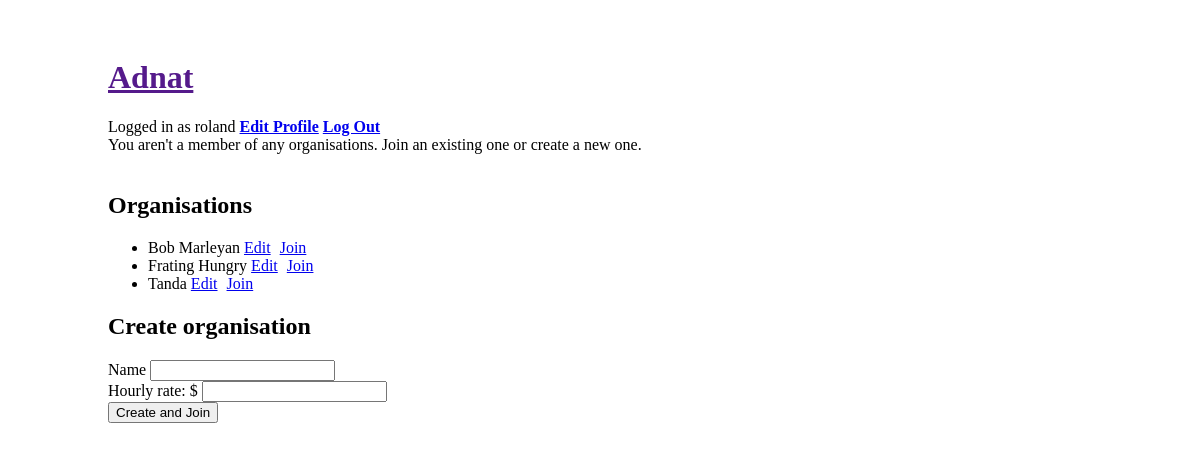
Page /first.php (signed in) on the committed database.
### tables this page shows
CREATE TABLE `users` (
  `id` int(11) NOT NULL,
  `organisation_id` int(11) NOT NULL,
  `name` varchar(255) NOT NULL,
  `email_address` varchar(255) NOT NULL,
  `password` varchar(255) NOT NULL
);

CREATE TABLE `organisations` (
  `id` int(10) NOT NULL,
  `oname` varchar(255) NOT NULL,
  `hourly_rate` varchar(255) NOT NULL
);

### first.php (the view, shortened to what this page needs)
<?php
	$id = $_SESSION['id'];
		include('conn.php');
		$sql = "SELECT * FROM users where id = '$id'";
		$query = mysqli_query($con,$sql);
		$search = mysqli_fetch_array($query);
		$name = $search['name'];
?>
<!DOCTYPE html>
<html>
<head>
</head>
<body>
	<h1><a href="">Adnat</a></h1>
	<label>Logged in as <?php echo " ".$name."  "." "; ?></label>
	<b><a href="edit_profile.php?profile=<?php echo $id ?>" name="profile">Edit Profile</a></b>
	<b><a href="logout.php">Log Out</a></b><br>
	<?php
	if($search['organisation_id']>0)
	{
		$sql = "SELECT * FROM organisations where id = '$search[organisation_id]'";
		$query = mysqli_query($con,$sql);
		$org = mysqli_fetch_array($query);
		$jid = $search['organisation_id'];
		?>
			<H2><?php echo $org['oname']?></H2>
			<div class="links">
				<a href="shift.php?view=<?php echo $jid;?>" name="shifts">View Shifts</a>
				<a href="edit.php?edit=<?php echo $jid;?>" name="edit">Edit</a>
				<a href="leave.php" name="leave">Leave</a><br><br><br><br><br><br>
				<a class="new" href="shift_framework.php">View Shifts (with use of datatable plugin)</a>
			</div>
		<?php
	}
	else
	{
		?>
			<label>You aren't a member of any organisations. Join an existing one or create a new one.</label><br><br>
			<h2>Organisations</h2>
			<ul>
				<?php
				$sql = "SELECT * FROM organisations";
				$query = mysqli_query($con,$sql);
				while ($row = mysqli_fetch_array($query))
				{
					?>
						<li><?php echo $row['oname'];  ?>
							<a href="update.php?update=<?php echo $row['id']; ?>" name="update">Edit</a>
							<a href="join.php?join=<?php echo $row['id']; ?>" name="join">Join</a>
						</li>
					<?php
				}
				?>
			</ul>
			<h2>Create organisation</h2>
			<form method="post" action="first.php">
				<label>Name</label>
				<input type="text" name="name" required="">
				<br>
				<label>Hourly rate: $</label>
				<input type="number" name="hourly_rate"><br>
				<button name="create">Create and Join</button><br>
			</form>
		<?php
	}
	?>
</body>
</html>

### first.php (style rules this page uses)
body { padding: 30px 0px 0px 100px; }
ul li a { margin-right: 5px; }

### rows in the picture
users: name "roland"
organisations: oname "Bob Marleyan"
organisations: oname "Frating Hungry"
organisations: oname "Tanda"
